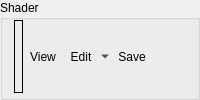
        <widget class="QGroupBox" name="fsShaderGroup">
         <property name="sizePolicy">
          <sizepolicy hsizetype="Preferred" vsizetype="Minimum">
           <horstretch>0</horstretch>
           <verstretch>0</verstretch>
          </sizepolicy>
         </property>
         <property name="title">
          <string>Shader</string>
         </property>
         <layout class="QHBoxLayout" name="horizontalLayout_16">
          <property name="spacing">
           <number>0</number>
          </property>
          <property name="topMargin">
           <number>0</number>
          </property>
          <property name="bottomMargin">
           <number>4</number>
          </property>
          <item>
           <widget class="RDLabel" name="fsShader">
            <property name="frameShape">
             <enum>QFrame::Box</enum>
            </property>
            <property name="text">
             <string/>
            </property>
           </widget>
          </item>
          <item>
           <widget class="QToolButton" name="fsShaderViewButton">
            <property name="cursor">
             <cursorShape>PointingHandCursor</cursorShape>
            </property>
            <property name="toolTip">
             <string>Open Shader Source</string>
            </property>
            <property name="text">
             <string>View</string>
            </property>
            <property name="icon">
             <iconset resource="../../Resources/resources.qrc">
              <normaloff>:/action.png</normaloff>:/action.png</iconset>
            </property>
            <property name="toolButtonStyle">
             <enum>Qt::ToolButtonTextBesideIcon</enum>
            </property>
            <property name="autoRaise">
             <bool>true</bool>
            </property>
           </widget>
          </item>
          <item>
           <widget class="QToolButton" name="fsShaderEditButton">
            <property name="toolTip">
             <string>Edit Shader</string>
            </property>
            <property name="text">
             <string>Edit</string>
            </property>
            <property name="icon">
             <iconset resource="../../Resources/resources.qrc">
              <normaloff>:/page_white_edit.png</normaloff>:/page_white_edit.png</iconset>
            </property>
            <property name="popupMode">
             <enum>QToolButton::MenuButtonPopup</enum>
            </property>
            <property name="toolButtonStyle">
             <enum>Qt::ToolButtonTextBesideIcon</enum>
            </property>
            <property name="autoRaise">
             <bool>true</bool>
            </property>
           </widget>
          </item>
          <item>
           <widget class="QToolButton" name="fsShaderSaveButton">
            <property name="toolTip">
             <string>Save Shader SPIR-V</string>
            </property>
            <property name="text">
             <string>Save</string>
            </property>
            <property name="icon">
             <iconset resource="../../Resources/resources.qrc">
              <normaloff>:/save.png</normaloff>:/save.png</iconset>
            </property>
            <property name="toolButtonStyle">
             <enum>Qt::ToolButtonTextBesideIcon</enum>
            </property>
            <property name="autoRaise">
             <bool>true</bool>
            </property>
           </widget>
          </item>
          <item>
           <spacer name="fsShaderSpacer">
            <property name="orientation">
             <enum>Qt::Horizontal</enum>
            </property>
            <property name="sizeHint" stdset="0">
             <size>
              <width>0</width>
              <height>0</height>
             </size>
            </property>
           </spacer>
          </item>
         </layout>
        </widget>
